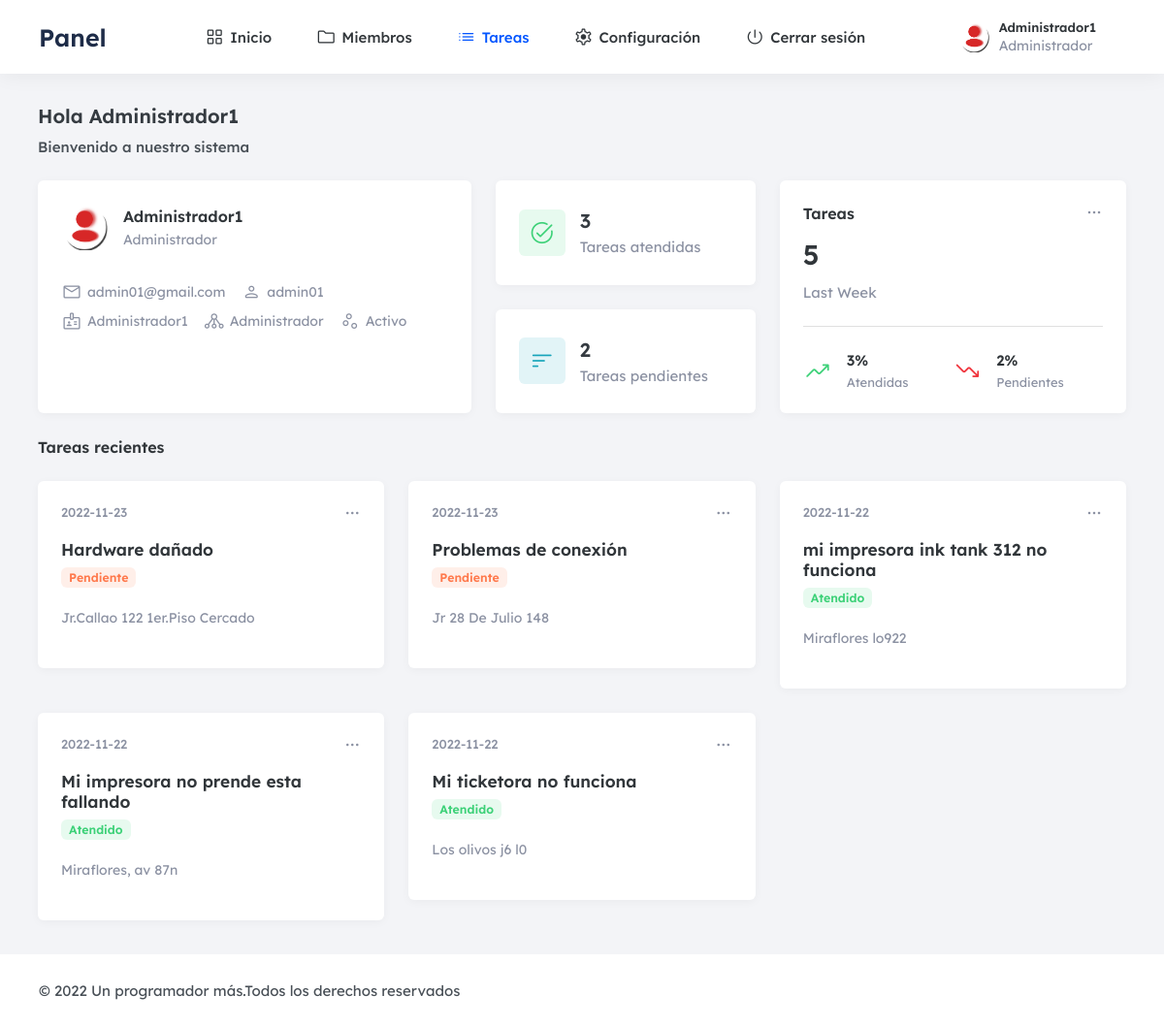
The app's page /frontend/tareas/mostrar.php (signed in) with its own data.
### tables this page shows
CREATE TABLE `tarea` (
  `idtarea` int(11) NOT NULL,
  `nomcl` varchar(25) NOT NULL,
  `apecl` varchar(35) NOT NULL,
  `nomcas` text NOT NULL,
  `sitio` text NOT NULL,
  `state` char(1) NOT NULL,
  `dia` date NOT NULL,
  `celu` char(9) NOT NULL,
  `fere` timestamp NOT NULL DEFAULT current_timestamp() ON UPDATE current_timestamp()
);

### frontend/tareas/mostrar.php (the view, shortened to what this page needs)
<?php if(isset($_SESSION['id'])) { ?>
<!DOCTYPE html>
<html lang="es">
<head>
  <link rel="stylesheet" href="../../backend/css/admin.css">
</head>
<body>
  <header class="header" data-header>
    <div class="container">
      <h1>
        <a href="../administrador/escritorio.php" class="logo">Panel</a>
      </h1>
      <nav class="navbar">
        <div class="container">
          <ul class="navbar-list">
            <li>
              <a href="../administrador/escritorio.php" class="navbar-link  icon-box">
                <span class="material-symbols-rounded  icon">grid_view</span>
                <span>Inicio</span>
              </a>
            </li>
            <li>
              <a href="../miembros/mostrar.php" class="navbar-link  icon-box">
                <span class="material-symbols-rounded  icon">folder</span>
                <span>Miembros</span>
              </a>
            </li>
            <li>
              <a href="../tareas/mostrar.php" class="navbar-link active icon-box">
                <span class="material-symbols-rounded  icon">list</span>
                <span>Tareas</span>
              </a>
            </li>
            <li>
              <a href="../configuracion/mostrar.php" class="navbar-link icon-box">
                <span class="material-symbols-rounded  icon">settings</span>
                <span>Configuración</span>
              </a>
            </li>
            <li>
              <a href="../salir.php" class="navbar-link icon-box">
                <span class="material-symbols-rounded  icon">power_settings_new</span>
                <span>Cerrar sesión</span>
              </a>
            </li>
          </ul>
          <ul class="user-action-list">
            <li>
              <a href="#" class="header-profile">
                <figure class="profile-avatar">
                  <img src="../../backend/img/reere.png" alt="Elizabeth Foster" width="32" height="32">
                </figure>
                <div>
                  <p class="profile-title"><?php echo $_SESSION['nombre']; ?></p>
                  <?php
                    if ($_SESSION['rol']= '1') {
                      echo ' <p class="card-subtitle">Administrador</p>';
                    } else {
                        echo '<p class="card-subtitle">Cliente</p>';
                    }
               ?>
                </div>
              </a>
            </li>
          </ul>
        </div>
      </nav>
    </div>
  </header>
  <main>
    <article class="container article">
      <h2 class="h2 article-title">Hola <?php echo $_SESSION['nombre']; ?></h2>
      <p class="article-subtitle">Bienvenido a nuestro sistema</p>
      <section class="home">
        <div class="card profile-card">
          <div class="profile-card-wrapper">
            <figure class="card-avatar">
              <img src="../../backend/img/reere.png" alt="admin" width="48" height="48">
            </figure>
            <div>
              <p class="card-title"><?php echo $_SESSION['nombre']; ?></p>
              <?php
                    if ($_SESSION['rol']= '1') {
                      echo ' <p class="card-subtitle">Administrador</p>';
                    } else {
                        echo '<p class="card-subtitle">Cliente</p>';
                    }
               ?>
            </div>
          </div>
          <ul class="contact-list">
            <li>
              <a href="#" class="contact-link icon-box">
                <span class="material-symbols-rounded  icon">mail</span>
                <p class="text"><?php echo $_SESSION['correo']; ?></p>
              </a>
            </li>
            <li>
              <a href="#" class="contact-link icon-box">
                <span class="material-symbols-rounded  icon">person</span>
                <p class="text"><?php echo $_SESSION['username']; ?></p>
              </a>
            </li>
            <li>
              <a href="#" class="contact-link icon-box">
                <span class="material-symbols-rounded  icon">badge</span>
                <p class="text"><?php echo $_SESSION['nombre']; ?></p>
              </a>
            </li>
            <li>
              <a href="#" class="contact-link icon-box">
                <span class="material-symbols-rounded  icon">tenancy</span>
                <?php
                    if ($_SESSION['rol']= '1') {
                      echo ' <p class="card-subtitle">Administrador</p>';
                    } else {
                        echo '<p class="card-subtitle">Cliente</p>';
                    }
               ?>
              </a>
            </li>
            <li>
              <a href="#" class="contact-link icon-box">
                <span class="material-symbols-rounded  icon">scatter_plot</span>
                <?php
                    if ($_SESSION['state']= '1') {
                      echo ' <p class="card-subtitle">Activo</p>';
                    } else {
                        echo '<p class="card-subtitle">Inactivo</p>';
                    }
               ?>
              </a>
            </li>
          </ul>
        </div>
        <div class="card-wrapper">
          <div class="card task-card">
            <div class="card-icon icon-box green">
              <span class="material-symbols-rounded  icon">task_alt</span>
            </div>
            <div>
              <?php
                  require_once('../../backend/config/Conexion.php');
                    $sql = "SELECT COUNT(*) total FROM tarea WHERE state = 1";
                    $result = $connect->query($sql);
                    $total = $result->fetchColumn();
              ?>
              <data class="card-data" value="<?php echo  $total; ?>"><?php echo  $total; ?></data>
              <p class="card-text">Tareas atendidas</p>
            </div>
          </div>
          <div class="card task-card">
            <div class="card-icon icon-box red">
              <span class="material-symbols-rounded  icon">sort</span>
            </div>
            <div>
              <?php
                    $sql = "SELECT COUNT(*) total FROM tarea WHERE state = 0";
                    $result = $connect->query($sql);
                    $total = $result->fetchColumn();
              ?>
              <data class="card-data" value="<?php echo  $total; ?>"><?php echo  $total; ?></data>
              <p class="card-text">Tareas pendientes</p>
            </div>
          </div>
        </div>
        <div class="card revenue-card">
          <button class="card-menu-btn icon-box" aria-label="More" data-menu-btn>
            <span class="material-symbols-rounded  icon">more_horiz</span>
          </button>
          <p class="card-title">Tareas</p>
<?php
      $sql = "SELECT COUNT(*) total FROM tarea";
      $result = $connect->query($sql);
      $total = $result->fetchColumn();
?>
          <data class="card-price" value="<?php echo  $total; ?>"><?php echo  $total; ?></data>
          <p class="card-text">Last Week</p>
          <div class="divider card-divider"></div>
          <ul class="revenue-list">
            <li class="revenue-item icon-box">
              <span class="material-symbols-rounded  icon  green">trending_up</span>
              <div>
                <?php
    $sql = "SELECT COUNT(*) total FROM tarea WHERE state = 1";
    $result = $connect->query($sql);
    $total = $result->fetchColumn();
?>
                <data class="revenue-item-data" value="<?php echo  $total; ?>"><?php echo  $total; ?>%</data>
                <p class="revenue-item-text">Atendidas</p>
              </div>
            </li>
            <li class="revenue-item icon-box">
              <span class="material-symbols-rounded  icon  red">trending_down</span>
              <div>
                <?php
    $sql = "SELECT COUNT(*) total FROM tarea WHERE state = 0";
    $result = $connect->query($sql);
    $total = $result->fetchColumn();
?>
                <data class="revenue-item-data" value="<?php echo  $total; ?>"><?php echo  $total; ?>%</data>
                <p class="revenue-item-text">Pendientes</p>
              </div>
            </li>
          </ul>
        </div>
      </section>
      <section class="projects">
        <div class="section-title-wrapper">
          <h2 class="section-title">Tareas recientes</h2>
        </div>
        <ul class="project-list">
<?php
$sentencia = $connect->prepare("SELECT * FROM tarea ORDER BY idtarea DESC;");
 $sentencia->execute();
$data =  array();
if($sentencia){
  while($r = $sentencia->fetchObject()){
    $data[] = $r;
  }
}
     ?>
     <?php if(count($data)>0):?>
      <?php foreach($data as $d):?>
          <li class="project-item">
            <div class="card project-card">
              <button class="card-menu-btn icon-box" aria-label="More" data-menu-btn>
                <span class="material-symbols-rounded  icon">more_horiz</span>
              </button>
              <time class="card-date" datetime="2022-04-09"><?php echo $d->dia ?></time>
              <h3 class="card-title">
                <a href="../tareas/view.php?id=<?php echo $d->idtarea ?>"><?php echo $d->nomcas ?></a>
              </h3>
              <?php
                if ($d->state ==0) {
                  echo '<div class="card-badge orange">Pendiente</div>';
                } elseif ($d->state ==1) {
                  echo '<div class="card-badge green">Atendido</div>';
                }
               ?>
              <p class="card-text">
                <?php echo $d->sitio ?>
              </p>
            </div>
          </li>
          <?php endforeach; ?>
    <?php endif; ?>
        </ul>
      </section>
    </article>
  </main>
  <footer class="footer">
    <div class="container">
      <p class="copyright">
        &copy; 2022 <a href="#" class="copyright-link">Un programador más</a>.Todos los derechos reservados
      </p>
    </div>
  </footer>
</body>
</html>
<?php }else{
    header('Location: ../login.php');
 } ?>

### records on screen
tarea: dia "2022-11-23", nomcas "Hardware dañado", state "Pendiente", sitio "Jr.Callao 122 1er.Piso Cercado"
tarea: dia "2022-11-23", nomcas "Problemas de conexión", state "Pendiente", sitio "Jr 28 De Julio 148"
tarea: dia "2022-11-22", nomcas "mi impresora ink tank 312 no funciona", state "Atendido", sitio "Miraflores lo922"
tarea: dia "2022-11-22", nomcas "Mi impresora no prende esta fallando", state "Atendido", sitio "Miraflores, av 87n"
tarea: dia "2022-11-22", nomcas "Mi ticketora no funciona", state "Atendido", sitio "Los olivos j6 l0"

### other values on screen
$_SESSION['nombre'] "Administrador1"
$_SESSION['correo'] "admin01@gmail.com"
$_SESSION['username'] "admin01"
$total "3"
$total "2"
$total "5"
